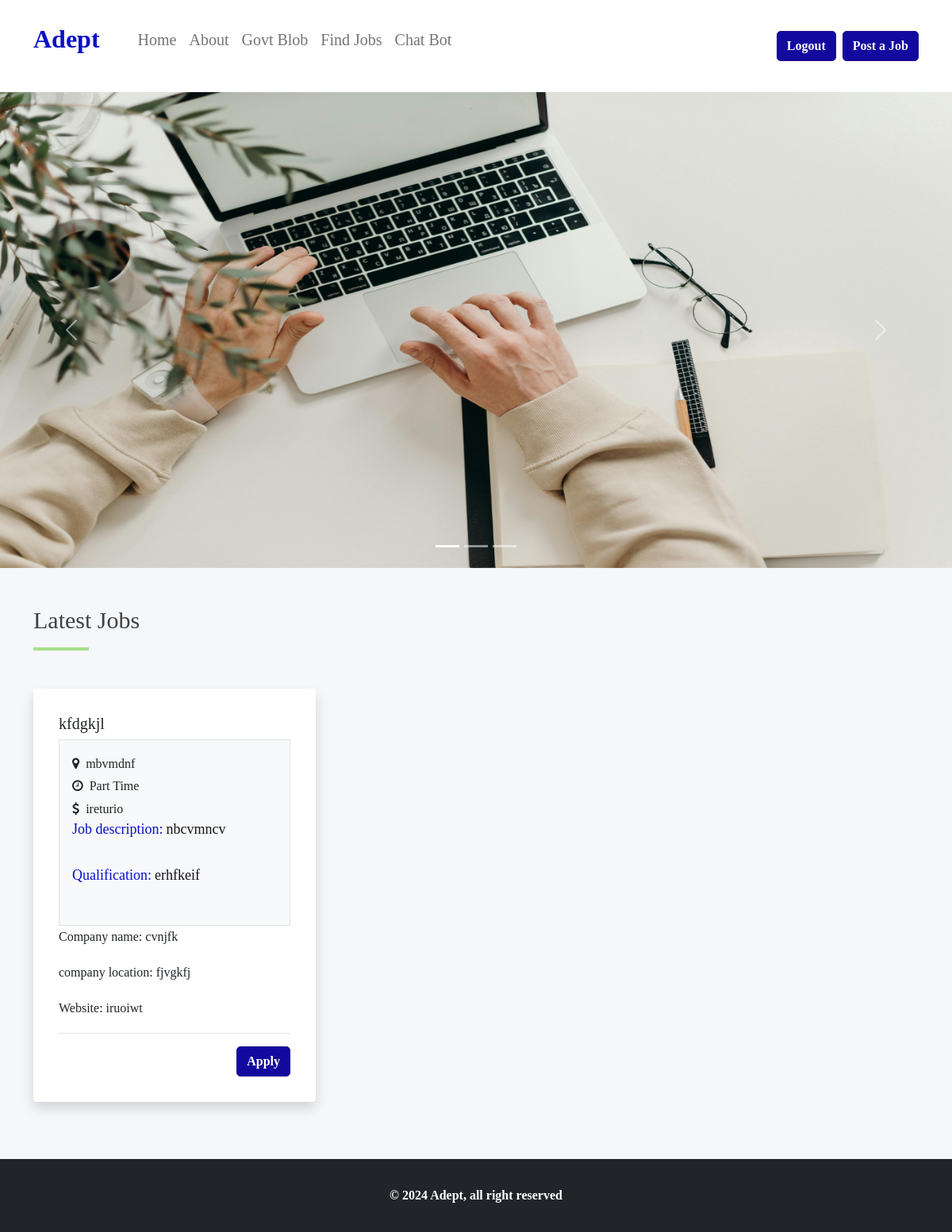
The app's page / (signed in) with its own data.
### tables this page shows
CREATE TABLE jobs(title text,category text,jobnature text,vacancy text,salary text,location text,description text,qualifications text,keywords text,name text, companylocation tect,website text);

### app.py (the view, shortened to what this page needs)
@app.route('/')
def home():
    if 'email' in session:
        sqlconnection = sqlite3.connect('adept.db')
        cur = sqlconnection.cursor()
        cur.execute("""select * from jobs""")
        sqlconnection.commit()
        find = cur.fetchall()
        sqlconnection.close()
        return render_template('index.html', findjobs=find, email=session['email'], password=session['psswd'])

### templates/index.html (shortened to what this page needs)
<!DOCTYPE html>
<html class="no-js" lang="en_AU">
<head>
    <link href="https://cdn.jsdelivr.net/npm/bootstrap@5.0.2/dist/css/bootstrap.min.css" rel="stylesheet">
    <link rel="stylesheet" href="{{url_for('static' ,filename='style.css')}}">
	<link rel="stylesheet" href="https://cdnjs.cloudflare.com/ajax/libs/font-awesome/4.7.0/css/font-awesome.css" />
    <link rel="stylesheet" type="text/css" href="static/style.css" />
</head>
<body data-instant-intensity="mousedown">
<header>
	<nav class="navbar navbar-expand-lg navbar-light bg-white shadow py-3">
		<div class="container">
			<a class="navbar-brand" href="/"><p class="fs-2" style="color:rgba(9, 16, 198);" ><b>Adept</b></p></a>
			<div class="collapse navbar-collapse" id="navbarSupportedContent">
				<ul class="navbar-nav ms-0 ms-sm-0 me-auto mb-2 mb-lg-0 ms-lg-4">
					<li class="nav-item">
						<a class="nav-link" aria-current="page" href="/"><p class="fs-5">Home</p></a>
					</li>
                    <li class="nav-item">
						<a class="nav-link" aria-current="page" href="/about"><p class="fs-5">About</p></a>
					</li>
                    <li class="nav-item">
                        <a class="nav-link" aria-current="page" href="/govtblob"><p class="fs-5">Govt Blob</p></a>
                    </li>
					<li class="nav-item">
						<a class="nav-link" aria-current="page" href="/Findjobs"><p class="fs-5">Find Jobs</p> </a>
					</li>
                    <li class="nav-item">
						<a class="nav-link" aria-current="page" href="/chatbot"><p class="fs-5">Chat Bot</p></a>
					</li>
				</ul>
                {% if 'email' in session %}
                <a class="btn btn-success me-2" href="/logout" type="submit">Logout</a>
            {% else %}
            <a class="btn btn-success me-2" href="/login" type="submit">Login</a>
            {% endif %}
				<a class="btn btn-success my-2 my-sm-0" href="/postjobs" type="submit">Post a Job</a>
			</div>
		</div>
	</nav>
</header>
<div id="carouselExampleCaptions" class="carousel slide" data-bs-ride="carousel">
    <div class="carousel-indicators">
      <button type="button" data-bs-target="#carouselExampleCaptions" data-bs-slide-to="0" class="active" aria-current="true" aria-label="Slide 1"></button>
      <button type="button" data-bs-target="#carouselExampleCaptions" data-bs-slide-to="1" aria-label="Slide 2"></button>
      <button type="button" data-bs-target="#carouselExampleCaptions" data-bs-slide-to="2" aria-label="Slide 3"></button>
    </div>
    <div class="carousel-inner ">
      <div class="carousel-item active">
        <img src="{{url_for('static', filename='simple.jpg')}}" class="d-block w-100" alt="...">
      </div>
    </div>
    <button class="carousel-control-prev" type="button" data-bs-target="#carouselExampleCaptions" data-bs-slide="prev">
      <span class="carousel-control-prev-icon" aria-hidden="true"></span>
    </button>
    <button class="carousel-control-next" type="button" data-bs-target="#carouselExampleCaptions" data-bs-slide="next">
      <span class="carousel-control-next-icon" aria-hidden="true"></span>
    </button>
  </div>
<section class="section-3 bg-2 py-5">
    <div class="container">
        <h2>Latest Jobs</h2>
        <div class="row pt-5">
            <div class="job_listing_area">
                <div class="job_lists">
                    <div class="row">
                        {%for i in findjobs%}
                        <div class="col-md-4">
                            <div class="card border-0 p-3 shadow mb-4">
                                <div class="card-body">
                                    <h3 class="border-0 fs-5 pb-2 mb-0" >{{i[0]}}</h3>
                                    <div class="bg-light p-3 border">
                                    <p class="mb-0">
                                        <span class="fw-bolder"><i class="fa fa-map-marker"></i></span>
                                        <span class="ps-1">{{i[5]}}</span>
                                    </p>
                                    <p class="mb-0">
                                        <span class="fw-bolder"><i class="fa fa-clock-o"></i></span>
                                        <span class="ps-1">{{i[2]}}</span>
                                    </p>
                                    <p class="mb-0">
                                        <span class="fw-bolder"><i class="fa fa-usd"></i></span>
                                        <span class="ps-1">{{i[4]}}</span>
                                    </p>
                                    <p class="mb-0">
                                        <h6 style="color:rgba(9, 16, 198);">Job description:<span class="ps-1" style="color:rgb(20, 20, 24);">{{i[6]}}</span></h6>
                                    </p>
                                    <p class="mb-0">
                                        <h6 style="color:rgba(9, 16, 198);" >Qualification:<span class="ps-1" style="color:rgba(20, 20, 24);">{{i[7]}}</span></h6>
                                    </p>
                                </div>
                                <p>Company name: {{i[9]}}</p>
                                <p>company location: {{i[10]}}</p>
                                <p>Website: {{i[11]}}</p>
                                    <div class="border-bottom"></div>
                                    <div class="pt-3 text-end">
                                        <a href="/jobapply" class="btn btn-success">Apply</a>
                                    </div>
                                </div>
                            </div>
                        </div>
                        {% endfor %}
                    </div>
                </div>
            </div>
        </div>
    </div>
</section>
<footer class="bg-dark py-3 bg-2">
<div class="container">
    <p class="text-center text-white pt-3 fw-bold fs-6">© 2024 Adept, all right reserved</p>
</div>
</footer>
</body>
</html>

### templates/index.html (style rules this page uses)
#carouselExampleCaptions img { height: 600px; min-height: 400px; }
.nav-item { left: 120px; }

### records on screen
jobs: title "kfdgkjl", location "mbvmdnf", jobnature "Part Time", salary "ireturio", description "nbcvmncv", qualifications "erhfkeif", name "cvnjfk", companylocation "fjvgkfj", website "iruoiwt"
